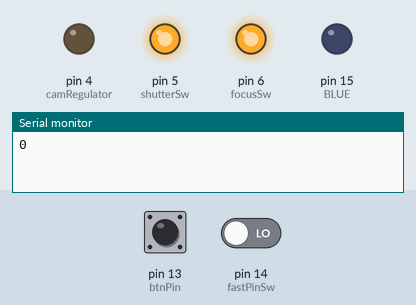
Simulated run of this sketch. Board: Arduino Uno, built with avr-gcc and run on an emulated ATmega328P. Parts: output pins drawn as LEDs (lit = HIGH), the last lines printed to the serial monitor. Inputs (shaded band) come from the test bench; at power-on: pin 13 (btnPin) LOW, pin 14 (fastPinSw) LOW. Pins used as bus, display or sensor lines are not drawn.

Above: at 0.2 s.
1.7 s: pin 13 (btnPin) pulled HIGH for 0.6 s
At 3.2 s:
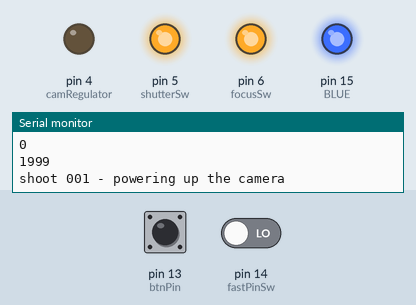
At 14.2 s:
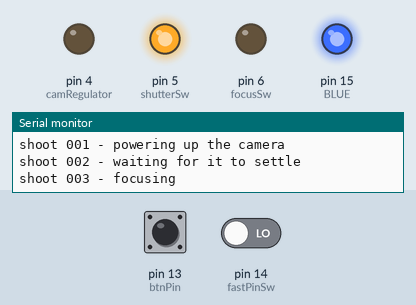
14.3 s: pin 13 (btnPin) driven HIGH and pin 14 (fastPinSw) driven HIGH
At 15.7 s:
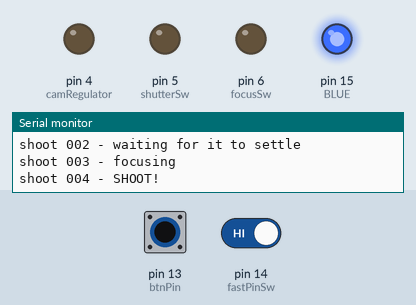
Timing chart, 0 to 24.9 s (numbered marks = the images above; inputs shaded):
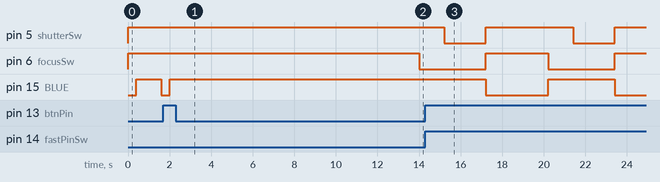

The sketch:

nikon_L11_controller_v003.pde
```cpp
#define btnPin 13
#define fastPinSw 14
//#define BLUE 3
//#define GREEN 4
//#define RED 5
#define BLUE 15
#define GREEN 15
#define RED 15
#define camRegulator 4
#define powerSw 7
#define focusSw 6
#define shutterSw 5
#define powerSwHoldTime 2000
#define warmupTime 4000
#define focusSwHoldTime 1200
#define shutterSwHoldTime 2000
#define waitAfterExposure 3000
#define longPicPeriod 30000
#define shortPicPeriod 10000

int blinkTime = 100;
long previousMillis = 0;
long interval = 60000;
boolean powerOff = true;


void setup()
{
  Serial.begin(57600);
  pinMode(btnPin, INPUT);
  pinMode(fastPinSw, INPUT);
  pinMode(RED, OUTPUT);
  pinMode(GREEN, OUTPUT);
  pinMode(BLUE, OUTPUT);
  pinMode(camRegulator, OUTPUT);
  pinMode(powerSw, OUTPUT);
  pinMode(focusSw, OUTPUT);
  pinMode(shutterSw, OUTPUT);
  digitalWrite(camRegulator, LOW);
  digitalWrite(powerSw, LOW);
  digitalWrite(focusSw, HIGH);
  digitalWrite(shutterSw, HIGH);

}

boolean leftOff = true;

void shoot() {
  if (leftOff) {
    Serial.println("shoot 001 - powering up the camera");
    digitalWrite(RED, HIGH);
    digitalWrite(camRegulator, LOW);  //(EN pin on regulator goes low to turn on)
    delay(powerSwHoldTime*3);
    digitalWrite(powerSw, HIGH);
    delay(powerSwHoldTime);
    digitalWrite(RED, HIGH);
    digitalWrite(powerSw, LOW);
    Serial.println("shoot 002 - waiting for it to settle");
    delay(warmupTime);
    digitalWrite(RED, LOW);
  } else {
    Serial.println("shoot 001 - cam should already be on...");
  }

  //focus
  Serial.println("shoot 003 - focusing");
  digitalWrite(BLUE, HIGH);
  digitalWrite(focusSw, LOW);
  delay(focusSwHoldTime);

  //shoot
  Serial.println("shoot 004 - SHOOT!");
  digitalWrite(GREEN, HIGH);
  digitalWrite(shutterSw, LOW);
  delay(shutterSwHoldTime);

  //wait for cam to write to SD card
  Serial.println("shoot 005 - waiting for cam to write the picture to SD card");
  digitalWrite(GREEN, LOW);
  digitalWrite(shutterSw, HIGH);
  digitalWrite(BLUE, LOW);
  digitalWrite(focusSw, HIGH);
  delay(waitAfterExposure);

  if (powerOff) {
    Serial.println("shoot 006 - powering camera off");
    digitalWrite(RED, HIGH);
    digitalWrite(powerSw, HIGH);
    delay(powerSwHoldTime *2);
    digitalWrite(camRegulator, HIGH);  //(EN pin on regulator goes high to turn OFF)
    digitalWrite(RED, LOW);
    digitalWrite(powerSw, LOW);
    leftOff = true;
  } else {
    Serial.println("shoot 006 - fast mode, NOT powering camera off");
    leftOff = false;
  }

  Serial.println("shoot 007 - done!  back to doing nothing...");


}


void chkBtn () {
  if (digitalRead(btnPin)) {
    digitalWrite(RED, LOW);
    digitalWrite(GREEN, LOW);
    digitalWrite(BLUE, LOW);
    powerOff=false;
    shoot();
  } else {
    delay(blinkTime);
  }

}


void loop() {
  long m = millis();

  if (digitalRead(fastPinSw)) {
    interval = shortPicPeriod;
    blinkTime = 100;
    powerOff = false;
  } else {
    interval = longPicPeriod;
    powerOff = true;
    blinkTime = 400;
  }

  Serial.println(m);
  if (m - previousMillis > interval) {
    //if (digitalRead(btnPin)) {
    shoot();
    previousMillis = millis();
    Serial.print(interval);
    Serial.println(" milliseconds until next cam shot");
    //}
  } else {

    // play with the LEDs
    chkBtn();
    digitalWrite(RED, HIGH);
    chkBtn();
    digitalWrite(GREEN, HIGH);
    chkBtn();
    digitalWrite(BLUE, HIGH);
    chkBtn();
    digitalWrite(RED, LOW);
    digitalWrite(GREEN, LOW);
    digitalWrite(BLUE, LOW);
    delay(blinkTime);
  }
}
```

Measured:
- after the input at 1.7 s, pin 6 (focusSw): HIGH → LOW after 12.3 s
- by itself, pin 5 (shutterSw): alternates HIGH for 4.2 s and LOW for 2.0 s
